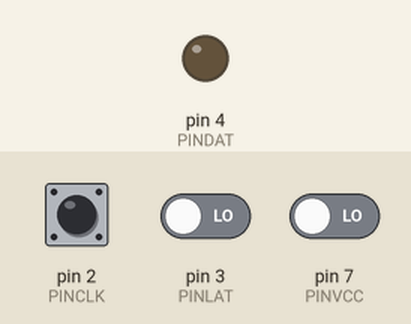
This sketch was run on a simulated Arduino Uno, built with avr-gcc and run on an emulated ATmega328P. On the bench: output pins drawn as LEDs (lit = HIGH). The test bench sets the inputs (shaded band); at power-on: pin 3 (PINLAT) LOW, pin 2 (PINCLK) HIGH, pin 7 (PINVCC) LOW.

Above: at 0.8 s.
0.9 s: pin 3 (PINLAT) driven HIGH
At 2.1 s:
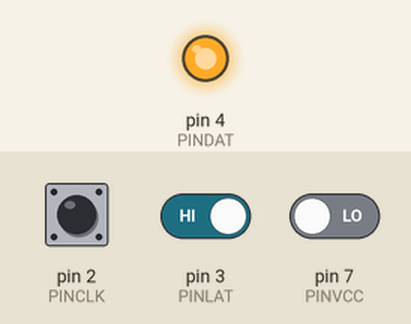
Timing chart, 0 to 3.9 s (numbered marks = the images above; inputs shaded):
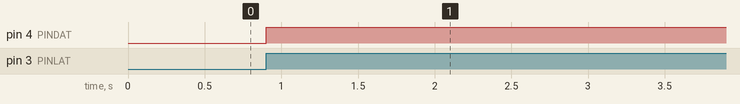

The sketch:

snes_pikapika.ino
```cpp
#define PINCLK  2 // YELLOW
#define PINLAT  3 // WHITE
#define PINDAT  4 // RED
#define PINDAT2  5 // BLUE
#define PINVCC  7 // GREEN

#define WRITE_DAT_HIGH PORTD |= (1 << PINDAT)  // Pin 4 (dat) B00010000
#define WRITE_DAT_LOW  PORTD &= ~(1 << PINDAT) // Pin 4 (dat) B11101111

volatile int clockCount = 0;
volatile int ltc = 0;
volatile int currentInput = 0;
volatile int normalInput = (B00000000 << 8) + B00000000;
volatile int inputs[] = {
  normalInput + 1 << 0,  // B
  normalInput + 1 << 1,  // Y
  normalInput + 1 << 2,  // SELECT
  normalInput + 1 << 3,  // START
  normalInput + 1 << 4,  // UP
  normalInput + 1 << 5,  // DOWN
  normalInput + 1 << 6,  // LEFT
  normalInput + 1 << 7,  // RIGHT
  normalInput + 1 << 8,  // A
  normalInput + 1 << 9,  // X
  normalInput + 1 << 10, // L
  normalInput + 1 << 11, // R
 };
 volatile int currentInputNumber = 0;


void setup() {
  attachInterrupt(digitalPinToInterrupt(PINCLK), doClock, RISING);
  attachInterrupt(digitalPinToInterrupt(PINLAT), doLatch, RISING);

  pinMode(PINDAT, OUTPUT);
  pinMode(PINVCC, INPUT);

  while (((PIND >> PINVCC) & 1) == 0);
}

void loop() {
}

void doLatch() {
  currentInput = inputs[getInputNumber()];
  clockCount = 0;
  writeData();
}

void doClock() {
  clockCount++;
  writeData();
}

void writeData() {
  if (((currentInput >> clockCount) & 1) || clockCount >= 16) WRITE_DAT_LOW;
  else WRITE_DAT_HIGH;
}

int getInputNumber() {
  if (currentInputNumber == sizeof(currentInputNumber)) {
    currentInputNumber = 0;
  } else {
    currentInputNumber += 1;
  }
  return currentInputNumber;
}
```

Measured:
- after the input at 0.9 s, pin 4 (PINDAT): LOW → HIGH at once
